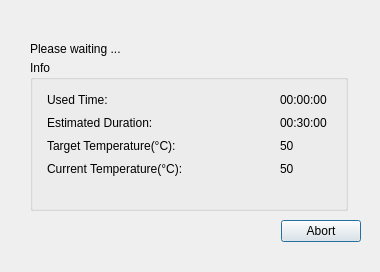
<?xml version="1.0" encoding="UTF-8"?>
<ui version="4.0">
 <class>LaTimingDialog</class>
 <widget class="QDialog" name="LaTimingDialog">
  <property name="geometry">
   <rect>
    <x>0</x>
    <y>0</y>
    <width>380</width>
    <height>272</height>
   </rect>
  </property>
  <property name="windowTitle">
   <string>Dialog</string>
  </property>
  <widget class="QGroupBox" name="groupBox">
   <property name="geometry">
    <rect>
     <x>30</x>
     <y>60</y>
     <width>318</width>
     <height>151</height>
    </rect>
   </property>
   <property name="title">
    <string>Info</string>
   </property>
   <widget class="QLabel" name="labelUsedTimeName">
    <property name="geometry">
     <rect>
      <x>17</x>
      <y>31</y>
      <width>77</width>
      <height>17</height>
     </rect>
    </property>
    <property name="text">
     <string>Used Time:</string>
    </property>
   </widget>
   <widget class="QLabel" name="labelUsedTime">
    <property name="geometry">
     <rect>
      <x>250</x>
      <y>31</y>
      <width>59</width>
      <height>17</height>
     </rect>
    </property>
    <property name="text">
     <string>00:00:00</string>
    </property>
   </widget>
   <widget class="QLabel" name="labelDurationName">
    <property name="geometry">
     <rect>
      <x>17</x>
      <y>54</y>
      <width>138</width>
      <height>17</height>
     </rect>
    </property>
    <property name="text">
     <string>Estimated Duration:</string>
    </property>
   </widget>
   <widget class="QLabel" name="labelDuration">
    <property name="geometry">
     <rect>
      <x>250</x>
      <y>54</y>
      <width>59</width>
      <height>17</height>
     </rect>
    </property>
    <property name="text">
     <string>00:30:00</string>
    </property>
   </widget>
   <widget class="QLabel" name="labelTargetTempName">
    <property name="geometry">
     <rect>
      <x>17</x>
      <y>77</y>
      <width>171</width>
      <height>17</height>
     </rect>
    </property>
    <property name="text">
     <string>Target Temperature(°C): </string>
    </property>
   </widget>
   <widget class="QLabel" name="labelTargetTemp">
    <property name="geometry">
     <rect>
      <x>250</x>
      <y>77</y>
      <width>51</width>
      <height>17</height>
     </rect>
    </property>
    <property name="text">
     <string>50</string>
    </property>
   </widget>
   <widget class="QLabel" name="labelCurrentTemp_name">
    <property name="geometry">
     <rect>
      <x>17</x>
      <y>100</y>
      <width>171</width>
      <height>17</height>
     </rect>
    </property>
    <property name="text">
     <string>Current Temperature(°C): </string>
    </property>
   </widget>
   <widget class="QLabel" name="labelCurrentTemp">
    <property name="geometry">
     <rect>
      <x>250</x>
      <y>100</y>
      <width>41</width>
      <height>17</height>
     </rect>
    </property>
    <property name="text">
     <string>50</string>
    </property>
   </widget>
   <widget class="QLabel" name="labelCurTempTopName">
    <property name="geometry">
     <rect>
      <x>17</x>
      <y>117</y>
      <width>16</width>
      <height>17</height>
     </rect>
    </property>
    <property name="text">
     <string/>
    </property>
   </widget>
  </widget>
  <widget class="QLabel" name="label">
   <property name="geometry">
    <rect>
     <x>30</x>
     <y>40</y>
     <width>271</width>
     <height>17</height>
    </rect>
   </property>
   <property name="text">
    <string>Please waiting ...</string>
   </property>
  </widget>
  <widget class="QWidget" name="horizontalLayoutWidget">
   <property name="geometry">
    <rect>
     <x>210</x>
     <y>220</y>
     <width>151</width>
     <height>51</height>
    </rect>
   </property>
   <layout class="QVBoxLayout" name="verticalLayout">
    <property name="bottomMargin">
     <number>5</number>
    </property>
    <item>
     <layout class="QHBoxLayout" name="horizontalLayout_2">
      <property name="bottomMargin">
       <number>5</number>
      </property>
      <item>
       <spacer name="horizontalSpacer">
        <property name="orientation">
         <enum>Qt::Horizontal</enum>
        </property>
        <property name="sizeHint" stdset="0">
         <size>
          <width>40</width>
          <height>20</height>
         </size>
        </property>
       </spacer>
      </item>
      <item>
       <widget class="QPushButton" name="abort">
        <property name="text">
         <string>Abort</string>
        </property>
       </widget>
      </item>
     </layout>
    </item>
    <item>
     <spacer name="verticalSpacer_3">
      <property name="orientation">
       <enum>Qt::Vertical</enum>
      </property>
      <property name="sizeHint" stdset="0">
       <size>
        <width>20</width>
        <height>40</height>
       </size>
      </property>
     </spacer>
    </item>
   </layout>
  </widget>
 </widget>
 <resources/>
 <connections/>
</ui>
